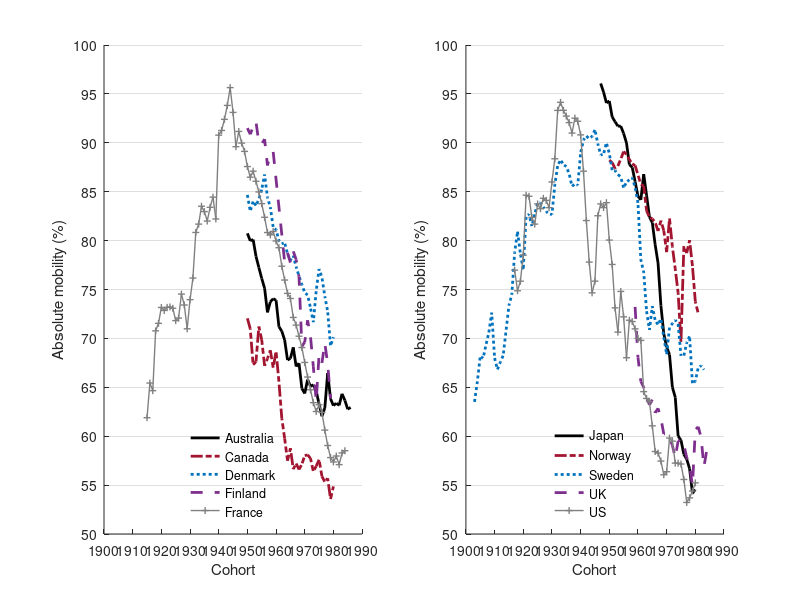
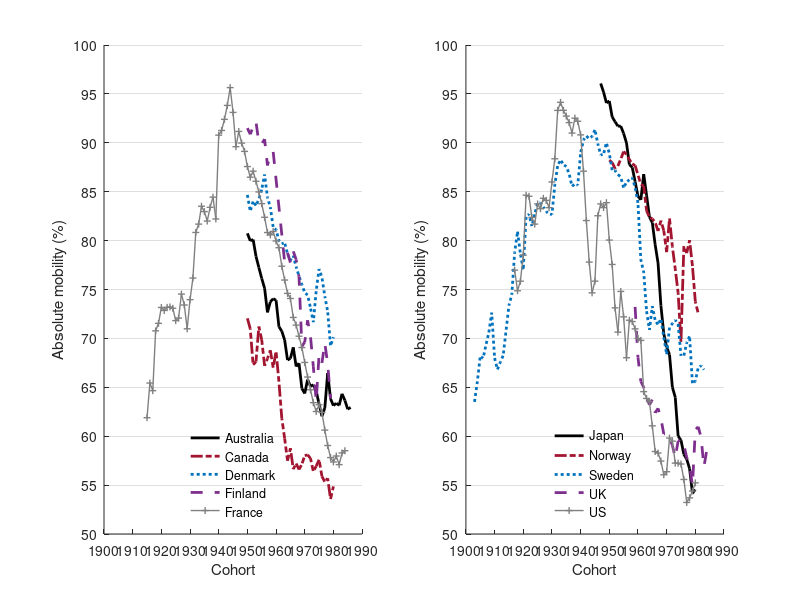
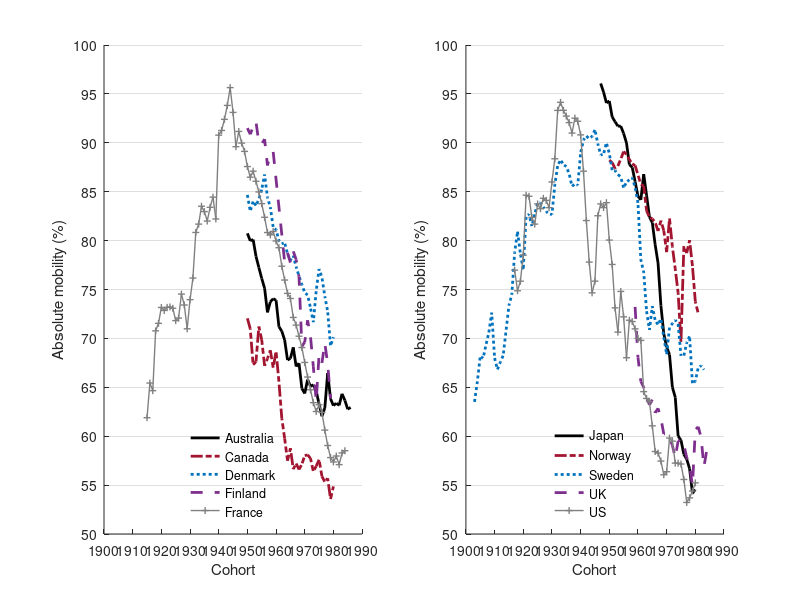

These charts were generated, in order, by the following MATLAB code:
%Creates Figure 4 - main results
%The results, similar to those detailed in Table 3 in the Appendix are
%included in 'main results.mat'

clear
close all
load('main_results.mat')

grey=[0.5 0.5 0.5];
purple=[0.494 0.184 0.556];
black=[0 0 0];
blue=[0 0.447 0.741];
darkred=[0.635 0.078 0.184];

subplot(1,2,1)

h1=plot(AU(:,1),AU(:,2),'-','color',black,'linewidth',2);
hold on;
h2=plot(CA(:,1),CA(:,2),'-.','color',darkred,'linewidth',2);
h3=plot(DK(:,1),DK(:,2),':','color',blue,'linewidth',2);
h4=plot(FI(:,1),FI(:,2),'--','color',purple,'linewidth',2);
h5=plot(FR(:,1),FR(:,2),'+-','markersize',5,'markerfacecolor',grey,'color',grey,'linewidth',1);

xlim([1900 1990]);
ylim([50 100]);set(gca,'ytick',50:5:100);
set(gca,'xtick',1870:10:2000)
box off;
legend([h1,h2,h3,h4,h5],'Australia','Canada','Denmark','Finland','France','location','south')
legend boxoff
xlabel('Cohort');
ylabel('Absolute mobility (%)');
set(gca, 'YGrid', 'on', 'XGrid', 'off')

subplot(1,2,2)

h1=plot(JP(:,1),JP(:,2),'-','color',black,'linewidth',2);
hold on;
h2=plot(NO(:,1),NO(:,2),'-.','color',darkred,'linewidth',2);
h3=plot(SW(:,1),SW(:,2),':','color',blue,'linewidth',2);
h4=plot(UK(:,1),UK(:,2),'--','color',purple,'linewidth',2);
h5=plot(US(:,1),US(:,2),'+-','markersize',5,'markerfacecolor',grey,'color',grey,'linewidth',1);

xlim([1900 1990]);
ylim([50 100]);set(gca,'ytick',50:5:100);
set(gca,'xtick',1870:10:2000)
box off;
legend([h1,h2,h3,h4,h5],'Japan','Norway','Sweden','UK','US','location','south')
legend boxoff
xlabel('Cohort');
ylabel('Absolute mobility (%)');

%Export figure
set(gca, 'YGrid', 'on', 'XGrid', 'off')
set(gcf,'color','w');
set(gcf, 'Position', [50 50 500*1.8 400]);
exportgraphics(gcf,'figure4.jpg','Resolution',1200)
exportgraphics(gcf,'figure4.pdf')
exportgraphics(gcf,'figure4.eps')
close all
clear